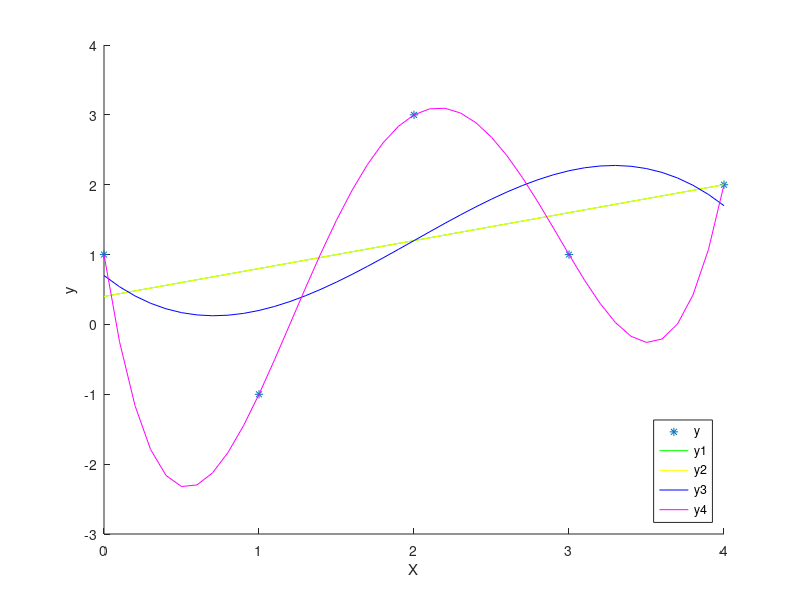

This chart was generated by the following MATLAB code: (Note: this script raises an error after producing the figure.)
x = [0,1,2,3,4];
y = [1,-1,3,1,2];

p1 = polyfit(x, y, 1);
p2 = polyfit(x, y, 2);
p3 = polyfit(x, y, 3);
p4 = polyfit(x, y, 4);

y1 = polyval(p1,x);
y2 = polyval(p2,x);
y3 = polyval(p3,x);
y4 = polyval(p4,x);

x1 = 0:0.1:4;

hold on;

xlabel('X');
ylabel('y');
plot(x, y, '*');
plot(x1,polyval(p1,x1), 'g');
plot(x1,polyval(p2,x1), 'y');
plot(x1,polyval(p3,x1), 'b');
plot(x1,polyval(p4,x1), 'm');

legend('y', 'y1', 'y2', 'y3', 'y4', 'Location','southeast');
hold off;

e21 = quaderror(y, y1);
e22 = quaderror(y, y2);
e23 = quaderror(y, y3);
e24 = quaderror(y, y4);

fprintf('Der quadratische Fehler von y1 ist %f\n', e21);
fprintf('Der quadratische Fehler von y2 ist %f\n', e22);
fprintf('Der quadratische Fehler von y3 ist %f\n', e23);
fprintf('Der quadratische Fehler von y4 ist %f\n', e24);